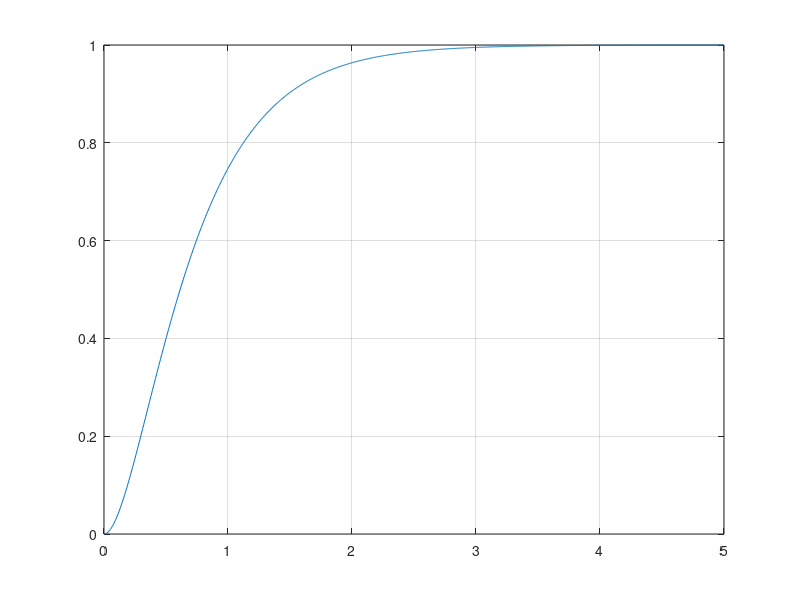

Here is the MATLAB script that generated this plot:
A=[0 1;-2 -3];B=[0;1];C=[1 0];K=place(A,B,[-2 -4]);
N=-1/(C*((A-B*K)\B)); assert(abs(N-8)<1e-8);
t=(0:.005:5)';y=lsim(ss(A-B*K,B*N,C,0),ones(size(t)),t);plot(t,y);grid on;
[Klqr,P,e]=lqr(A,B,diag([4 1]),1);assert(all(real(e)<0));
disp(Klqr);disp(N);
